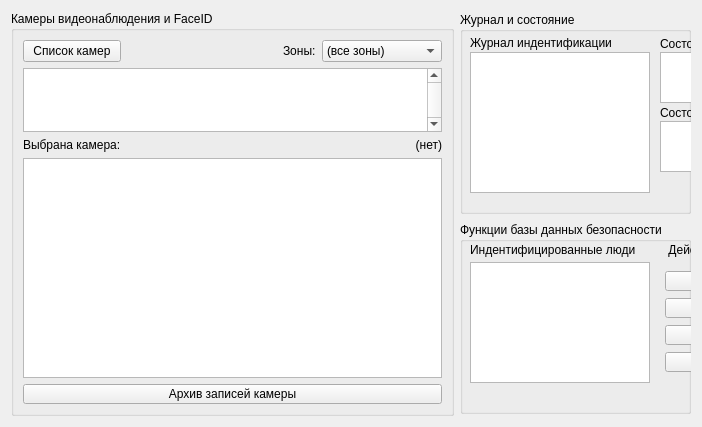
            <widget class="QWidget" name="page_2">
             <layout class="QVBoxLayout" name="verticalLayout_6">
              <item>
               <layout class="QGridLayout" name="grd_DefnRootWidget">
                <item row="0" column="1">
                 <widget class="QGroupBox" name="box_DefnLogsPool">
                  <property name="sizePolicy">
                   <sizepolicy hsizetype="Maximum" vsizetype="Expanding">
                    <horstretch>0</horstretch>
                    <verstretch>0</verstretch>
                   </sizepolicy>
                  </property>
                  <property name="maximumSize">
                   <size>
                    <width>447</width>
                    <height>202</height>
                   </size>
                  </property>
                  <property name="title">
                   <string>Журнал и состояние</string>
                  </property>
                  <widget class="QLabel" name="lbl_ReadOnly7">
                   <property name="geometry">
                    <rect>
                     <x>10</x>
                     <y>23</y>
                     <width>141</width>
                     <height>16</height>
                    </rect>
                   </property>
                   <property name="text">
                    <string>Журнал индентификации</string>
                   </property>
                  </widget>
                  <widget class="QColumnView" name="clv_DefnIndeficationLog">
                   <property name="geometry">
                    <rect>
                     <x>10</x>
                     <y>40</y>
                     <width>180</width>
                     <height>141</height>
                    </rect>
                   </property>
                  </widget>
                  <widget class="QLabel" name="lbl_ReadOnly8">
                   <property name="geometry">
                    <rect>
                     <x>200</x>
                     <y>24</y>
                     <width>181</width>
                     <height>16</height>
                    </rect>
                   </property>
                   <property name="text">
                    <string>Состояние замков</string>
                   </property>
                  </widget>
                  <widget class="QColumnView" name="clv_DefnLockStat">
                   <property name="geometry">
                    <rect>
                     <x>200</x>
                     <y>40</y>
                     <width>241</width>
                     <height>51</height>
                    </rect>
                   </property>
                  </widget>
                  <widget class="QLabel" name="lbl_ReadOnly9">
                   <property name="geometry">
                    <rect>
                     <x>200</x>
                     <y>93</y>
                     <width>181</width>
                     <height>16</height>
                    </rect>
                   </property>
                   <property name="text">
                    <string>Состояние модулей FaceID и ОП</string>
                   </property>
                  </widget>
                  <widget class="QColumnView" name="clv_DefnHardwareStat">
                   <property name="geometry">
                    <rect>
                     <x>200</x>
                     <y>109</y>
                     <width>241</width>
                     <height>51</height>
                    </rect>
                   </property>
                  </widget>
                 </widget>
                </item>
                <item row="1" column="1">
                 <widget class="QGroupBox" name="box_DefnDatabase">
                  <property name="sizePolicy">
                   <sizepolicy hsizetype="Preferred" vsizetype="Expanding">
                    <horstretch>0</horstretch>
                    <verstretch>0</verstretch>
                   </sizepolicy>
                  </property>
                  <property name="maximumSize">
                   <size>
                    <width>16777215</width>
                    <height>192</height>
                   </size>
                  </property>
                  <property name="title">
                   <string>Функции базы данных безопасности</string>
                  </property>
                  <widget class="QLabel" name="lbl_ReadOnly11">
                   <property name="geometry">
                    <rect>
                     <x>10</x>
                     <y>20</y>
                     <width>170</width>
                     <height>16</height>
                    </rect>
                   </property>
                   <property name="text">
                    <string>Индентифицированные люди</string>
                   </property>
                  </widget>
                  <widget class="QWidget" name="verticalLayoutWidget">
                   <property name="geometry">
                    <rect>
                     <x>199</x>
                     <y>39</y>
                     <width>241</width>
                     <height>121</height>
                    </rect>
                   </property>
                   <layout class="QVBoxLayout" name="qvl_DefnDataBaseActionsPool">
                    <property name="leftMargin">
                     <number>6</number>
                    </property>
                    <property name="topMargin">
                     <number>9</number>
                    </property>
                    <property name="rightMargin">
                     <number>6</number>
                    </property>
                    <property name="bottomMargin">
                     <number>9</number>
                    </property>
                    <item>
                     <widget class="QPushButton" name="btn_DefnDatabaseAddUser">
                      <property name="sizePolicy">
                       <sizepolicy hsizetype="Preferred" vsizetype="Maximum">
                        <horstretch>0</horstretch>
                        <verstretch>0</verstretch>
                       </sizepolicy>
                      </property>
                      <property name="maximumSize">
                       <size>
                        <width>16777215</width>
                        <height>20</height>
                       </size>
                      </property>
                      <property name="text">
                       <string>Добавить пользователя</string>
                      </property>
                      <property name="icon">
                       <iconset resource="resources.qrc">
                        <normaloff>:/images/plus_ico.png</normaloff>:/images/plus_ico.png</iconset>
                      </property>
                      <property name="iconSize">
                       <size>
                        <width>13</width>
                        <height>13</height>
                       </size>
                      </property>
                     </widget>
                    </item>
                    <item>
                     <widget class="QPushButton" name="btn_DefnDatabaseConfigureUser">
                      <property name="sizePolicy">
                       <sizepolicy hsizetype="Preferred" vsizetype="Maximum">
                        <horstretch>0</horstretch>
                        <verstretch>0</verstretch>
                       </sizepolicy>
                      </property>
                      <property name="maximumSize">
                       <size>
                        <width>16777215</width>
                        <height>20</height>
                       </size>
                      </property>
                      <property name="text">
                       <string>Настроить пользователя</string>
                      </property>
                      <property name="icon">
                       <iconset resource="resources.qrc">
                        <normaloff>:/images/more_ico.png</normaloff>:/images/more_ico.png</iconset>
                      </property>
                      <property name="iconSize">
                       <size>
                        <width>13</width>
                        <height>13</height>
                       </size>
                      </property>
                     </widget>
                    </item>
                    <item>
                     <widget class="QPushButton" name="btn_DefnDatabaseDeleteUser">
                      <property name="sizePolicy">
                       <sizepolicy hsizetype="Preferred" vsizetype="Maximum">
                        <horstretch>0</horstretch>
                        <verstretch>0</verstretch>
                       </sizepolicy>
                      </property>
                      <property name="maximumSize">
                       <size>
                        <width>16777215</width>
                        <height>20</height>
                       </size>
                      </property>
                      <property name="text">
                       <string>Исключить пользователя</string>
                      </property>
                      <property name="icon">
                       <iconset resource="resources.qrc">
                        <normaloff>:/images/minus_ico.png</normaloff>:/images/minus_ico.png</iconset>
                      </property>
                      <property name="iconSize">
                       <size>
                        <width>13</width>
                        <height>13</height>
                       </size>
                      </property>
                     </widget>
                    </item>
                    <item>
                     <widget class="QPushButton" name="btn_DefnDatabaseLocalFunc">
                      <property name="sizePolicy">
                       <sizepolicy hsizetype="Preferred" vsizetype="Maximum">
                        <horstretch>0</horstretch>
                        <verstretch>0</verstretch>
                       </sizepolicy>
                      </property>
                      <property name="maximumSize">
                       <size>
                        <width>16777215</width>
                        <height>20</height>
                       </size>
                      </property>
                      <property name="text">
                       <string>Локальные функции...</string>
                      </property>
                      <property name="icon">
                       <iconset resource="resources.qrc">
                        <normaloff>:/images/save_ico_-d_.png</normaloff>:/images/save_ico_-d_.png</iconset>
                      </property>
                      <property name="iconSize">
                       <size>
                        <width>25</width>
                        <height>25</height>
                       </size>
                      </property>
                     </widget>
                    </item>
                   </layout>
                  </widget>
                  <widget class="QLabel" name="lbl_ReadOnly12">
                   <property name="geometry">
                    <rect>
                     <x>200</x>
                     <y>20</y>
                     <width>238</width>
                     <height>16</height>
                    </rect>
                   </property>
                   <property name="text">
                    <string>Действия с базой данных безопасности</string>
                   </property>
                   <property name="alignment">
                    <set>Qt::AlignCenter</set>
                   </property>
                  </widget>
                  <widget class="QListView" name="ltv_DefnDatabaseUsersList">
                   <property name="geometry">
                    <rect>
                     <x>10</x>
                     <y>40</y>
                     <width>180</width>
                     <height>121</height>
                    </rect>
                   </property>
                  </widget>
                 </widget>
                </item>
                <item row="0" column="0" rowspan="2">
                 <widget class="QGroupBox" name="box_DefnCamBox">
                  <property name="sizePolicy">
                   <sizepolicy hsizetype="Preferred" vsizetype="Expanding">
                    <horstretch>0</horstretch>
                    <verstretch>0</verstretch>
                   </sizepolicy>
                  </property>
                  <property name="title">
                   <string>Камеры видеонаблюдения и FaceID</string>
                  </property>
                  <layout class="QGridLayout" name="gridLayout_3">
                   <item row="0" column="0">
                    <widget class="QPushButton" name="btn_DefnToggleCamList">
                     <property name="text">
                      <string>Список камер</string>
                     </property>
                     <property name="icon">
                      <iconset resource="resources.qrc">
                       <normaloff>:/images/arrowDown_ico.png</normaloff>:/images/arrowDown_ico.png</iconset>
                     </property>
                     <property name="checkable">
                      <bool>true</bool>
                     </property>
                     <property name="checked">
                      <bool>false</bool>
                     </property>
                    </widget>
                   </item>
                   <item row="2" column="0">
                    <widget class="QLabel" name="lbl_ReadOnly10">
                     <property name="text">
                      <string>Выбрана камера:</string>
                     </property>
                    </widget>
                   </item>
                   <item row="0" column="2">
                    <widget class="QLabel" name="lbl_ReadOnly6">
                     <property name="sizePolicy">
                      <sizepolicy hsizetype="Maximum" vsizetype="Preferred">
                       <horstretch>0</horstretch>
                       <verstretch>0</verstretch>
                      </sizepolicy>
                     </property>
                     <property name="styleSheet">
                      <string notr="true">QPushButton {
	color: black;
    background-color: rgb(215, 215, 215);
    border: 1px solid gray;
    border-radius: 3px;
    padding: 1px 18px 1px 3px;
    min-width: 6em;
	font: 8pt &quot;Segoe UI Semibold&quot;;
}

QPushButton:hover {
	color: rgb(30, 30, 30);
	background-color: rgb(226, 226, 226);
}</string>
                     </property>
                     <property name="text">
                      <string>Зоны:</string>
                     </property>
                    </widget>
                   </item>
                   <item row="0" column="1">
                    <spacer name="horizontalSpacer">
                     <property name="orientation">
                      <enum>Qt::Horizontal</enum>
                     </property>
                     <property name="sizeType">
                      <enum>QSizePolicy::Maximum</enum>
                     </property>
                     <property name="sizeHint" stdset="0">
                      <size>
                       <width>150</width>
                       <height>20</height>
                      </size>
                     </property>
                    </spacer>
                   </item>
                   <item row="4" column="0" colspan="4">
                    <widget class="QPushButton" name="btn_DefnCamRecArchOpen">
                     <property name="sizePolicy">
                      <sizepolicy hsizetype="Expanding" vsizetype="Fixed">
                       <horstretch>0</horstretch>
                       <verstretch>0</verstretch>
                      </sizepolicy>
                     </property>
                     <property name="minimumSize">
                      <size>
                       <width>80</width>
                       <height>20</height>
                      </size>
                     </property>
                     <property name="text">
                      <string>Архив записей камеры</string>
                     </property>
                    </widget>
                   </item>
                   <item row="2" column="3">
                    <widget class="QLabel" name="lbl_DefnCurrSetCamId">
                     <property name="text">
                      <string>(нет)</string>
                     </property>
                     <property name="alignment">
                      <set>Qt::AlignRight|Qt::AlignTrailing|Qt::AlignVCenter</set>
                     </property>
                    </widget>
                   </item>
                   <item row="1" column="0" colspan="4">
                    <widget class="QTableWidget" name="tbw_DefnCamList">
                     <property name="sizePolicy">
                      <sizepolicy hsizetype="Preferred" vsizetype="Expanding">
                       <horstretch>0</horstretch>
                       <verstretch>0</verstretch>
                      </sizepolicy>
                     </property>
                     <property name="minimumSize">
                      <size>
                       <width>0</width>
                       <height>64</height>
                      </size>
                     </property>
                     <property name="verticalScrollBarPolicy">
                      <enum>Qt::ScrollBarAlwaysOn</enum>
                     </property>
                    </widget>
                   </item>
                   <item row="0" column="3">
                    <widget class="QComboBox" name="cbb_DefnCamListZoning">
                     <property name="sizePolicy">
                      <sizepolicy hsizetype="Maximum" vsizetype="Fixed">
                       <horstretch>0</horstretch>
                       <verstretch>0</verstretch>
                      </sizepolicy>
                     </property>
                     <property name="maximumSize">
                      <size>
                       <width>120</width>
                       <height>16777215</height>
                      </size>
                     </property>
                     <property name="editable">
                      <bool>false</bool>
                     </property>
                     <property name="maxCount">
                      <number>36</number>
                     </property>
                     <property name="minimumContentsLength">
                      <number>1</number>
                     </property>
                     <item>
                      <property name="text">
                       <string>(все зоны)</string>
                      </property>
                     </item>
                     <item>
                      <property name="text">
                       <string>(не определено)</string>
                      </property>
                     </item>
                    </widget>
                   </item>
                   <item row="3" column="0" colspan="4">
                    <widget class="QGraphicsView" name="gvf_DefnCamView">
                     <property name="sizePolicy">
                      <sizepolicy hsizetype="Expanding" vsizetype="Minimum">
                       <horstretch>0</horstretch>
                       <verstretch>0</verstretch>
                      </sizepolicy>
                     </property>
                     <property name="minimumSize">
                      <size>
                       <width>0</width>
                       <height>220</height>
                      </size>
                     </property>
                     <property name="maximumSize">
                      <size>
                       <width>16777215</width>
                       <height>220</height>
                      </size>
                     </property>
                     <property name="verticalScrollBarPolicy">
                      <enum>Qt::ScrollBarAlwaysOff</enum>
                     </property>
                     <property name="horizontalScrollBarPolicy">
                      <enum>Qt::ScrollBarAlwaysOff</enum>
                     </property>
                    </widget>
                   </item>
                  </layout>
                 </widget>
                </item>
               </layout>
              </item>
             </layout>
            </widget>
